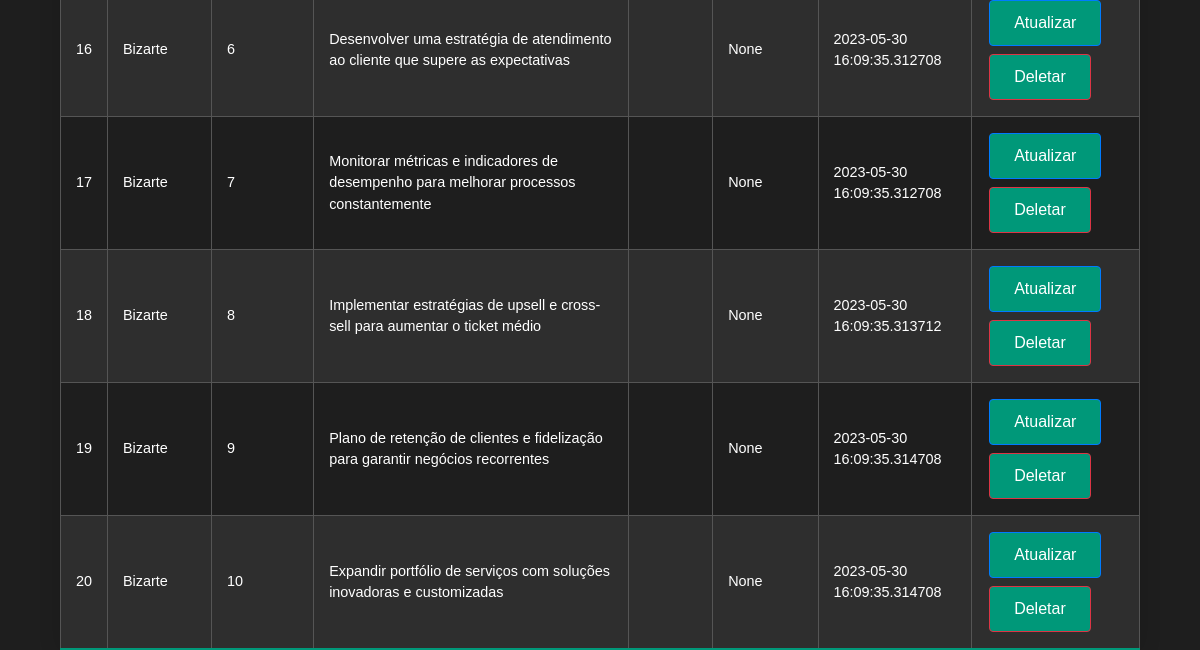
The page /listar_sprints_semana (lower part) on the database as committed earlier.
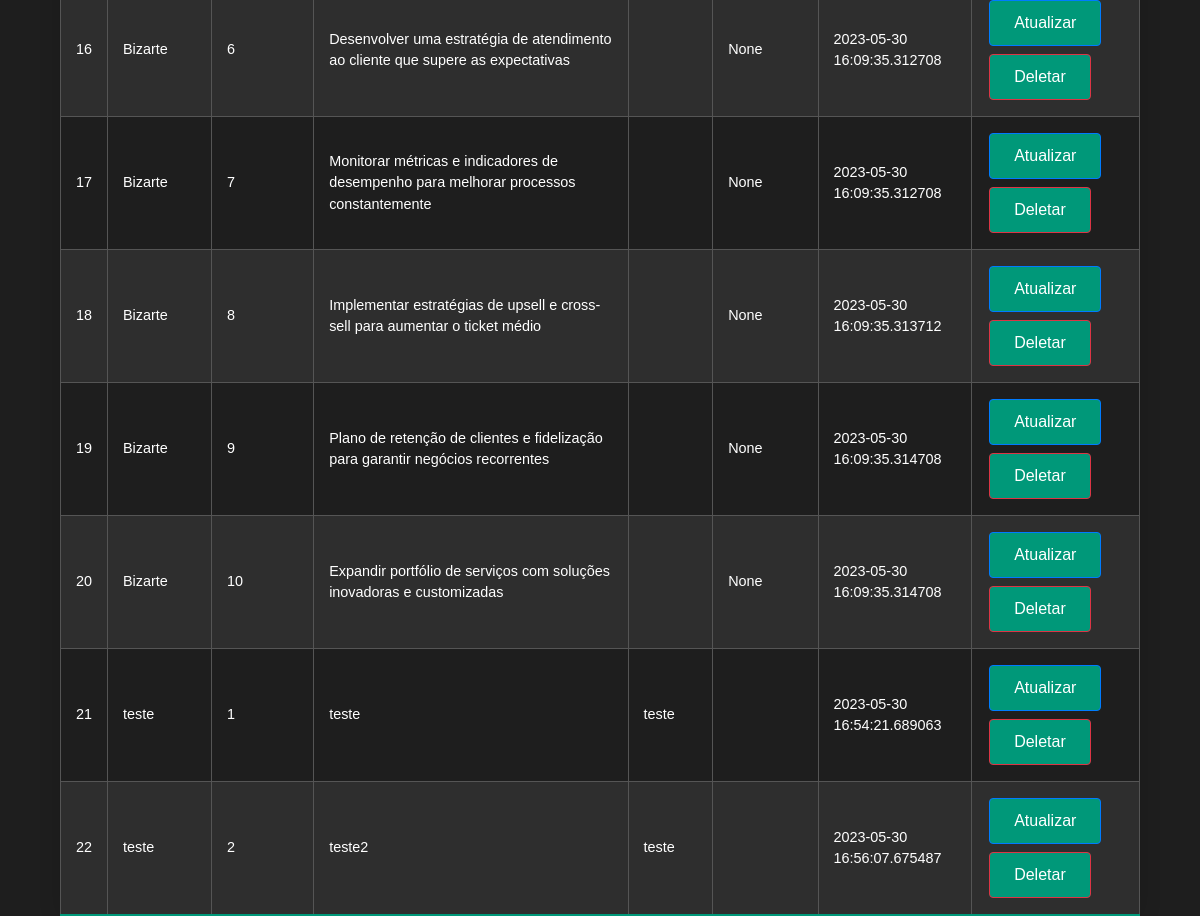
The same page on the database as committed later.
### models.py (models this page shows)
class Sprint(db.Model):
    id = db.Column(db.Integer, primary_key=True)
    empresa_id = db.Column(db.Integer, db.ForeignKey('empresa.id'), nullable=False)
    nome_empresa = db.Column(db.String(120), nullable=False)
    prioridade = db.Column(db.Integer, nullable=False)
    tarefa = db.Column(db.Text, nullable=False)
    usuario_id = db.Column(db.Integer, db.ForeignKey('usuario.id'), nullable=True)  # Alterado para nullable=True
    usuario = db.relationship('Usuario', backref='sprints')
    usuario_grupo = db.Column(db.String(120), nullable=True)  # Novo campo
    data_criacao = db.Column(db.DateTime, default=datetime.utcnow)

class Usuario(db.Model):
    id = db.Column(db.Integer, primary_key=True)
    nome = db.Column(db.String(80), nullable=False)
    sobrenome = db.Column(db.String(80), nullable=False)
    email = db.Column(db.String(120), nullable=False)
    celular = db.Column(db.String(20), nullable=False)
    id_empresa = db.Column(db.Integer, db.ForeignKey('empresa.id'), nullable=False)
    empresa = db.relationship('Empresa', backref='usuarios')
    data_entrada = db.Column(db.DateTime, default=datetime.utcnow)
    cargo = db.Column(db.String(80), nullable=False)
    status = db.Column(db.String(20), nullable=False)
    sprint = db.Column(db.String(200))  # Novo campo
    dayling_1 = db.Column(db.String(200))  # Novo campo
    dayling_2 = db.Column(db.String(200))  # Novo campo
    dayling_3 = db.Column(db.String(200))  # Novo campo
    dayling_4 = db.Column(db.String(200))  # Novo campo
    dayling_5 = db.Column(db.String(200))  # Novo campo

### app.py (the view)
@app.route('/listar_sprints_semana', methods=['GET'])
def listar_sprints_semana():
    sprints = Sprint.query.all()
    return render_template('listar_sprints_semana.html', sprints=sprints)

### templates/listar_sprints_semana.html (shortened to what this page needs)
{% extends "base.html" %}
{% block content %}
    <table class="styled-table">
        <tbody>
            {% for sprint in sprints %}
            <tr>
                <td>{{ sprint.id }}</td>
                <td>{{ sprint.nome_empresa }}</td>
                <td>{{ sprint.prioridade }}</td>
                <td>{{ sprint.tarefa }}</td>
                <td>{{ sprint.usuario.nome }}</td>
                <td>{{ sprint.usuario_grupo }}</td>
                <td>{{ sprint.data_criacao }}</td>
                <td>
                    <a href="{{ url_for('atualizar_sprint', id=sprint.id) }}" class="btn btn-primary">Atualizar</a>
                    <a href="{{ url_for('deletar_sprint', id=sprint.id) }}" class="btn btn-danger">Deletar</a>
                </td>
            </tr>
            {% endfor %}
        </tbody>
    </table>
{% endblock %}

Rows that differ between the two databases and show on the page:
added Sprint: id "21", nome_empresa "teste", prioridade "1", tarefa "teste", usuario.nome "teste", data_criacao "2023-05-30 16:54:21.689063"
added Sprint: id "22", nome_empresa "teste", prioridade "2", tarefa "teste2", usuario.nome "teste", data_criacao "2023-05-30 16:56:07.675487"
